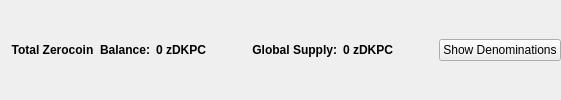
                       <widget class="QFrame" name="balanceSupplyFrame">
                        <layout class="QHBoxLayout" name="horizontalLayout_2" stretch="0,0,0,1,0">
                         <property name="rightMargin">
                          <number>0</number>
                         </property>
                         <item>
                          <layout class="QHBoxLayout" name="horizontalLayout_34">
                           <item>
                            <widget class="QLabel" name="labelzAvailableText_3">
                             <property name="font">
                              <font>
                               <weight>75</weight>
                               <bold>true</bold>
                              </font>
                             </property>
                             <property name="toolTip">
                              <string>Total Balance including unconfirmed and immature zDKPC</string>
                             </property>
                             <property name="text">
                              <string>Total Zerocoin  Balance:</string>
                             </property>
                             <property name="alignment">
                              <set>Qt::AlignRight|Qt::AlignTrailing|Qt::AlignVCenter</set>
                             </property>
                            </widget>
                           </item>
                           <item>
                            <widget class="QLabel" name="labelzAvailableAmount_4">
                             <property name="minimumSize">
                              <size>
                               <width>40</width>
                               <height>0</height>
                              </size>
                             </property>
                             <property name="font">
                              <font>
                               <weight>75</weight>
                               <bold>true</bold>
                              </font>
                             </property>
                             <property name="toolTip">
                              <string>Total Balance including unconfirmed and immature zDKPC</string>
                             </property>
                             <property name="text">
                              <string>0 zDKPC</string>
                             </property>
                             <property name="alignment">
                              <set>Qt::AlignLeading|Qt::AlignLeft|Qt::AlignVCenter</set>
                             </property>
                            </widget>
                           </item>
                          </layout>
                         </item>
                         <item>
                          <spacer name="horizontalSpacer_32">
                           <property name="orientation">
                            <enum>Qt::Horizontal</enum>
                           </property>
                           <property name="sizeHint" stdset="0">
                            <size>
                             <width>40</width>
                             <height>20</height>
                            </size>
                           </property>
                          </spacer>
                         </item>
                         <item>
                          <layout class="QHBoxLayout" name="horizontalLayout_35">
                           <item>
                            <widget class="QLabel" name="labelZsupplyText_2">
                             <property name="font">
                              <font>
                               <weight>75</weight>
                               <bold>true</bold>
                              </font>
                             </property>
                             <property name="text">
                              <string>Global Supply:</string>
                             </property>
                             <property name="alignment">
                              <set>Qt::AlignRight|Qt::AlignTrailing|Qt::AlignVCenter</set>
                             </property>
                            </widget>
                           </item>
                           <item>
                            <widget class="QLabel" name="labelZsupplyAmount_2">
                             <property name="font">
                              <font>
                               <weight>75</weight>
                               <bold>true</bold>
                              </font>
                             </property>
                             <property name="text">
                              <string>0 zDKPC</string>
                             </property>
                            </widget>
                           </item>
                          </layout>
                         </item>
                         <item>
                          <spacer name="horizontalSpacer_31">
                           <property name="orientation">
                            <enum>Qt::Horizontal</enum>
                           </property>
                           <property name="sizeHint" stdset="0">
                            <size>
                             <width>40</width>
                             <height>20</height>
                            </size>
                           </property>
                          </spacer>
                         </item>
                         <item>
                          <widget class="QPushButton" name="pushButtonShowDenoms">
                           <property name="toolTip">
                            <string>Show zDKPC denominations list</string>
                           </property>
                           <property name="text">
                            <string>Show Denominations</string>
                           </property>
                          </widget>
                         </item>
                        </layout>
                       </widget>
